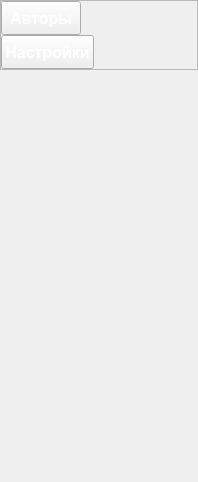
               <widget class="QWidget" name="page_2">
                <property name="geometry">
                 <rect>
                  <x>0</x>
                  <y>0</y>
                  <width>198</width>
                  <height>482</height>
                 </rect>
                </property>
                <attribute name="icon">
                 <iconset>
                  <normaloff>qt_icons/chevron-down.svg</normaloff>qt_icons/chevron-down.svg</iconset>
                </attribute>
                <attribute name="label">
                 <string>Другое</string>
                </attribute>
                <layout class="QVBoxLayout" name="verticalLayout_9">
                 <property name="spacing">
                  <number>0</number>
                 </property>
                 <property name="leftMargin">
                  <number>0</number>
                 </property>
                 <property name="topMargin">
                  <number>0</number>
                 </property>
                 <property name="rightMargin">
                  <number>0</number>
                 </property>
                 <property name="bottomMargin">
                  <number>0</number>
                 </property>
                 <item alignment="Qt::AlignTop">
                  <widget class="QFrame" name="frame_11">
                   <property name="frameShape">
                    <enum>QFrame::StyledPanel</enum>
                   </property>
                   <property name="frameShadow">
                    <enum>QFrame::Raised</enum>
                   </property>
                   <layout class="QVBoxLayout" name="verticalLayout_10">
                    <property name="spacing">
                     <number>0</number>
                    </property>
                    <property name="leftMargin">
                     <number>0</number>
                    </property>
                    <property name="topMargin">
                     <number>0</number>
                    </property>
                    <property name="rightMargin">
                     <number>0</number>
                    </property>
                    <property name="bottomMargin">
                     <number>0</number>
                    </property>
                    <item alignment="Qt::AlignLeft">
                     <widget class="QPushButton" name="authors_button">
                      <property name="minimumSize">
                       <size>
                        <width>0</width>
                        <height>34</height>
                       </size>
                      </property>
                      <property name="font">
                       <font>
                        <pointsize>12</pointsize>
                        <weight>75</weight>
                        <bold>true</bold>
                       </font>
                      </property>
                      <property name="cursor">
                       <cursorShape>PointingHandCursor</cursorShape>
                      </property>
                      <property name="styleSheet">
                       <string notr="true">color: white</string>
                      </property>
                      <property name="text">
                       <string>Авторы</string>
                      </property>
                      <property name="icon">
                       <iconset>
                        <normaloff>qt_icons/users.svg</normaloff>qt_icons/users.svg</iconset>
                      </property>
                      <property name="iconSize">
                       <size>
                        <width>22</width>
                        <height>22</height>
                       </size>
                      </property>
                     </widget>
                    </item>
                    <item alignment="Qt::AlignLeft">
                     <widget class="QPushButton" name="settings_button">
                      <property name="minimumSize">
                       <size>
                        <width>0</width>
                        <height>34</height>
                       </size>
                      </property>
                      <property name="font">
                       <font>
                        <pointsize>12</pointsize>
                        <weight>75</weight>
                        <bold>true</bold>
                       </font>
                      </property>
                      <property name="cursor">
                       <cursorShape>PointingHandCursor</cursorShape>
                      </property>
                      <property name="styleSheet">
                       <string notr="true">color: white</string>
                      </property>
                      <property name="text">
                       <string>Настройки</string>
                      </property>
                      <property name="icon">
                       <iconset>
                        <normaloff>qt_icons/settings.svg</normaloff>qt_icons/settings.svg</iconset>
                      </property>
                     </widget>
                    </item>
                   </layout>
                  </widget>
                 </item>
                </layout>
               </widget>
